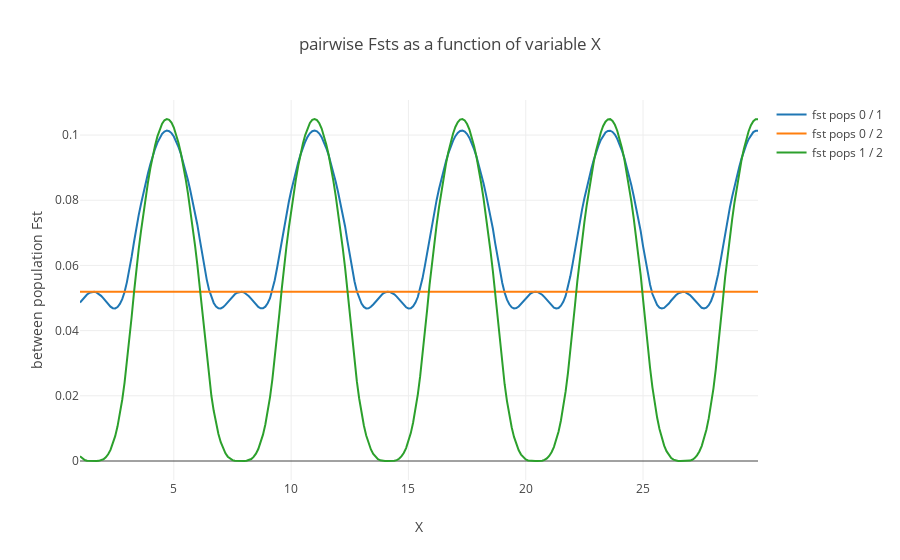

Write notebook code for a chart like this one.
### Code cell
coords= {z:[x for x in range(len(labels)) if labels[x] == z] for z in list(set(labels))}

fig_data= [go.Scatter(
x= Control[coords[i],0],
y= Control[coords[i],1],
mode= 'lines',
name= 'fst pops {} / {}'.format(i[0],i[1])
) for i in coords.keys()
]

layout = go.Layout(
    title= 'pairwise Fsts as a function of variable X',
    yaxis=dict(
        title='between population Fst'),
    xaxis=dict(
        title='X')
)

fig= go.Figure(data=fig_data, layout=layout)
iplot(fig)

### Figure 1 — Plotly figure (JSON) as saved in the notebook; plotly's stock layout.template omitted (floating-point values rounded to 4 significant figures; data arrays with more than 128 entries replaced by an {"elided": "..."} marker saying what was removed)
{"data": [{"mode": "lines", "name": "fst pops 0 / 1", "type": "scatter", "x": {"elided": "290 float values"}, "y": {"elided": "290 float values"}}, {"mode": "lines", "name": "fst pops 0 / 2", "type": "scatter", "x": {"elided": "290 float values"}, "y": {"elided": "290 float values"}}, {"mode": "lines", "name": "fst pops 1 / 2", "type": "scatter", "x": {"elided": "290 float values"}, "y": {"elided": "290 float values"}}], "layout": {"title": "pairwise Fsts as a function of variable X", "xaxis": {"title": "X"}, "yaxis": {"title": "between population Fst"}}}
